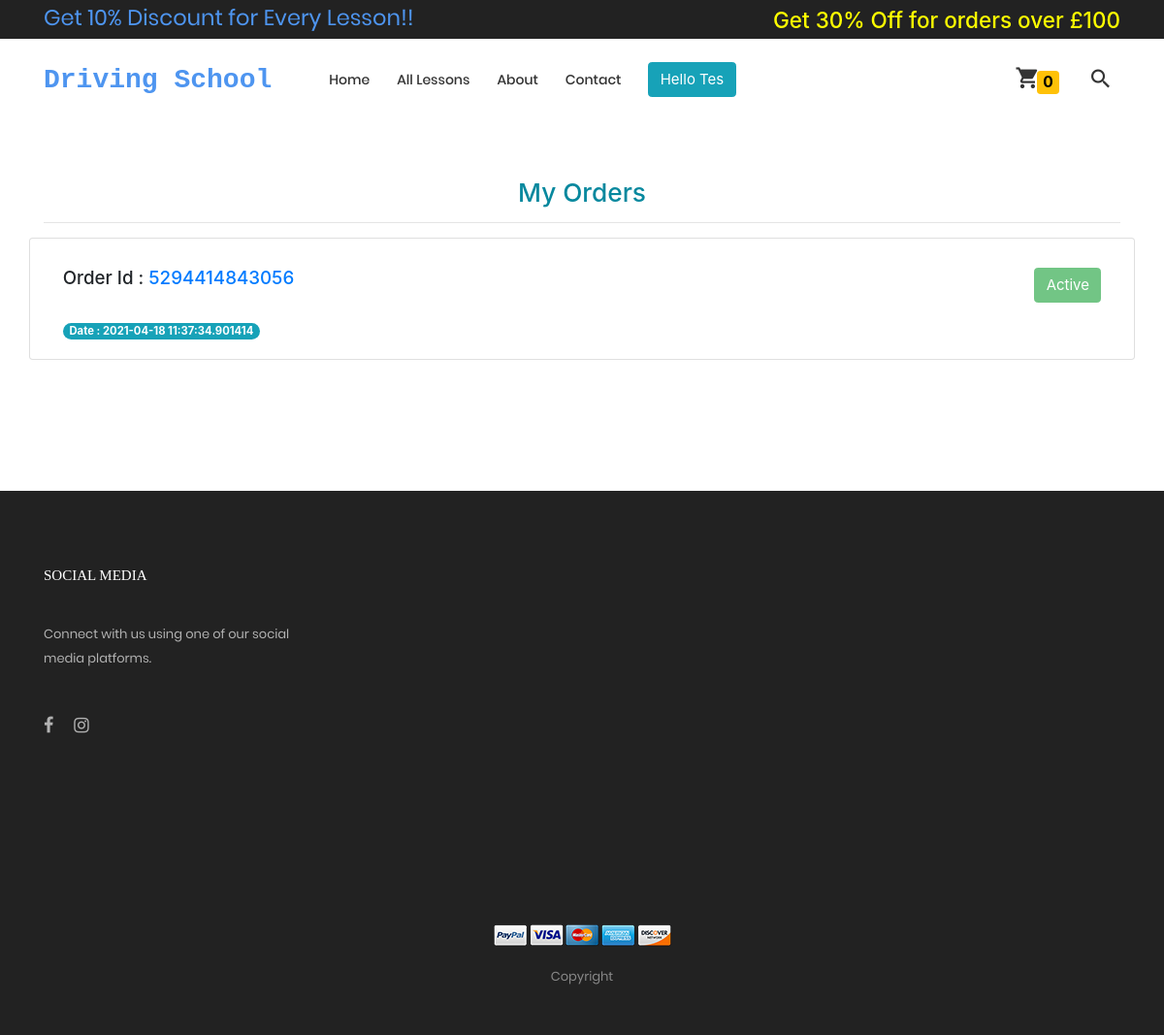
Page /order/my_orders (signed in) on the earlier database version.
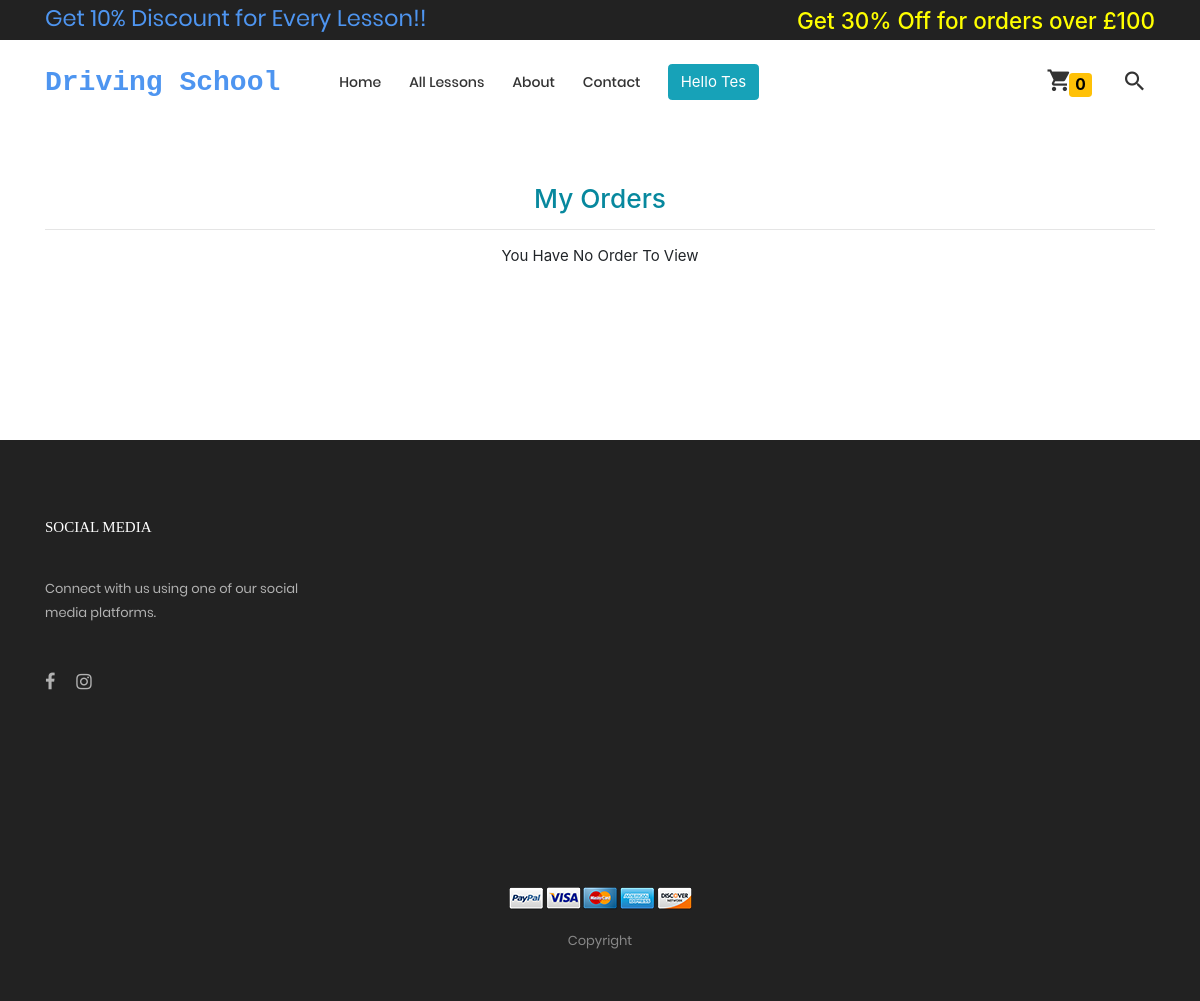
Same page on the later database version.
### order/models.py (models this page shows, shortened)
class Order(models.Model):
    user = models.ForeignKey(User, on_delete=models.CASCADE)
    Lesson = models.ForeignKey(
        products,
        on_delete=models.CASCADE,
        blank=True,
        null=True
    )
    Instructor = models.ForeignKey(
        instructor_information,
        on_delete=models.CASCADE,
        blank=True, null=True
    )
    order_id = models.CharField(max_length=1000)
    Lesson_price = models.CharField(max_length=1000)
    first_name = models.CharField(max_length=1000)
    last_name = models.CharField(max_length=1000)
    email = models.CharField(max_length=1000)
    phone = models.CharField(max_length=100)
    address = models.CharField(max_length=1000)
    zip = models.CharField(max_length=1000)
    ordered = models.BooleanField(default=False)
    instructor_cancel_order = models.BooleanField(default=False)
    customer_cancel_order = models.BooleanField(default=False)
    order_date = models.CharField(max_length=1000)

### order/views.py (the view)
# urls.py: path('my_orders', views.my_orders, name='my_orders'),  # My orders
def my_orders(request):
    user = request.user
    get_all_order = Order.objects.filter(user=user, ordered=True)
    context = {'get_all_order': get_all_order}
    return render(request, 'my_order.html', context)

### templates/my_order.html (shortened to what this page needs)
{% extends 'base.html' %}
{% block body %}
<div class="container">
	<h3>
		<p class="text-center" style="color:#07889E;">My Orders</p>
	</h3>
	<hr>
</div>
{% if get_all_order %}
{% for k in get_all_order %}
<div class="card container">
	<div class="card-body">
		{% if k.customer_cancel_order %}
		<button type="button" class="btn btn-danger float-right" data-toggle="modal" data-target="#exampleModal"
			disabled>
			You Cancelled
		</button>
		{% elif k.instructor_cancel_order %}
		<button type="button" class="btn btn-danger float-right" disabled>
			Instructor Cancelled
		</button>
		{% else %}
		<button type="button" class="btn btn-success float-right" disabled>
			Active
		</button>
		{% endif %}
		<h5>Order Id : <a href="{% url 'my_order_details' k.id %}">{{k.order_id}}</a> </h5>
		<span class="badge badge-info badge-pill">
			<h7>Date : {{k.order_date}}</h7>
		</span>
	</div>
</div>
<br />
{% endfor %}
{% else %}
<p class="text-center">You Have No Order To View</p>
{% endif %}
{% endblock %}

### templates/base.html (shortened to what this page needs)
{% load static %}
<!DOCTYPE html>
<html lang="en">
<head>
	<link rel="stylesheet" type="text/css" href="{% static 'webapp1/vendor/bootstrap/css/bootstrap.min.css' %}">
	<link rel="stylesheet" type="text/css"
		href="{% static 'webapp1/fonts/font-awesome-4.7.0/css/font-awesome.min.css' %}">
	<link rel="stylesheet" type="text/css"
		href="{% static 'webapp1/fonts/iconic/css/material-design-iconic-font.min.css' %}">
	<link rel="stylesheet" type="text/css" href="{% static 'webapp1/fonts/linearicons-v1.0.0/icon-font.min.css' %}">
	<link rel="stylesheet" type="text/css" href="{% static 'webapp1/vendor/animate/animate.css' %}">
	<link rel="stylesheet" type="text/css" href="{% static 'webapp1/vendor/css-hamburgers/hamburgers.min.css' %}">
	<link rel="stylesheet" type="text/css" href="{% static 'webapp1/vendor/animsition/css/animsition.min.css' %}">
	<link rel="stylesheet" type="text/css" href="{% static 'webapp1/vendor/select2/select2.min.css' %}">
	<link rel="stylesheet" type="text/css" href="{% static 'webapp1/vendor/daterangepicker/daterangepicker.css' %}">
	<link rel="stylesheet" type="text/css" href="{% static 'webapp1/vendor/slick/slick.css' %}">
	<link rel="stylesheet" type="text/css" href="{% static 'webapp1/vendor/MagnificPopup/magnific-popup.css' %}">
	<link rel="stylesheet" type="text/css" href="{% static 'webapp1/vendor/perfect-scrollbar/perfect-scrollbar.css' %}">
	<link rel="stylesheet" type="text/css" href="{% static 'webapp1/css/util.css' %}">
	<link rel="stylesheet" type="text/css" href="{% static 'webapp1/css/main.css' %}">
	<link rel="stylesheet" href="https://stackpath.bootstrapcdn.com/bootstrap/4.3.1/css/bootstrap.min.css"
>
</head>
<body class="animsition">
	<header>
		<div class="container-menu-desktop">
			<div class="top-bar">
				<div class="content-topbar flex-sb-m h-full container">
					<div class="left-top-bar">
						<h4 class="mt-1" style="color:#4E95F0;">Get 10% Discount for Every Lesson!!</h4>
					</div>
					<div class="right-top-bar">
						<h4 class="mt-2" style="color:yellow;">Get 30% Off for orders over £100</h4>
					</div>
				</div>
			</div>
			<div class="wrap-menu-desktop">
				<nav class="limiter-menu-desktop ml-5 mr-5">
					<div id="logo" style="padding:10px 0">
						<a href="/">
							<h5 class="ltext-101 cl2 p-t-40 p-b-30 pr-5"
								style="font-family:courier,arial,helvetica; color:#4E95F0;"><b>Driving School</b>
							</h5>
						</a>
					</div>
					<div class="menu-desktop">
						<ul class="main-menu">
							<li class="{% block index %}{% endblock %}">
								<a href="{% url 'index' %}">Home</a>
							</li>
							<li class="{% block all_lessons %}{% endblock %}">
								<a href="{% url 'all_lessons' %}">All Lessons</a>
							</li>
							<li class="{% block about %}{% endblock %}">
								<a href="{% url 'about' %}">About</a>
							</li>
							<li class="{% block contact %}{% endblock %}">
								<a href="{% url 'contact' %}">Contact</a>
							</li>
							{% if user.is_authenticated %}
							<li>
								<div>
									<a class="btn btn-info" href="#">Hello {{user.first_name}}</a>
								</div>
							</li>
							{% endif %}
						</ul>
					</div>
					<div class="wrap-icon-header flex-w flex-r-m">
						<div class="icon-header-item cl2 hov-cl1 trans-04 p-l-22 p-r-11 js-show-cart" data-notify="">
							<i class="zmdi zmdi-shopping-cart"></i><small><span class="badge badge-warning"
									style="color:black;"><span id="product_cart">0</span></span></small>
						</div>
						<div class="icon-header-item cl2 hov-cl1 trans-04 p-l-22 p-r-11 js-show-modal-search">
							<i class="zmdi zmdi-search"></i>
						</div>
					</div>
				</nav>
			</div>
		</div>
	</header>
	<br>
	<br>
	<br>
	{% block body %}{% endblock %}
	<footer class="bg3 p-t-75 p-b-32">
		<div class="container">
			<div class="row">
				<div class="col-sm-6 col-lg-3 p-b-50">
					<h4 class="stext-301 cl0 p-b-30">
						Social Media
					</h4>
					<p class="stext-107 cl7 size-201">
						Connect with us using one of our social media platforms.
					</p>
					<div class="p-t-27">
						<a href="#" class="fs-18 cl7 hov-cl1 trans-04 m-r-16">
							<i class="fa fa-facebook"></i>
						</a>
						<a href="#" class="fs-18 cl7 hov-cl1 trans-04 m-r-16">
							<i class="fa fa-instagram"></i>
						</a>
					</div>
					<div class="col-sm-6 col-lg-3 p-b-50"></div>
					<div class="col-sm-6 col-lg-3 p-b-50"></div>
				</div>
			</div>
			<div class="p-t-40">
				<div class="flex-c-m flex-w p-b-18">
					<a href="#" class="m-all-1">
						<img src="{% static 'webapp1/' %}images/icons/icon-pay-01.png" alt="ICON-PAY">
					</a>
					<a href="#" class="m-all-1">
						<img src="{% static 'webapp1/' %}images/icons/icon-pay-02.png" alt="ICON-PAY">
					</a>
					<a href="#" class="m-all-1">
						<img src="{% static 'webapp1/' %}images/icons/icon-pay-03.png" alt="ICON-PAY">
					</a>
					<a href="#" class="m-all-1">
						<img src="{% static 'webapp1/' %}images/icons/icon-pay-04.png" alt="ICON-PAY">
					</a>
					<a href="#" class="m-all-1">
						<img src="{% static 'webapp1/' %}images/icons/icon-pay-05.png" alt="ICON-PAY">
					</a>
				</div>
				<p class="stext-107 cl6 txt-center">
					Copyright
				</p>
			</div>
		</div>
	</footer>
</body>
</html>

### static/webapp1/css/main.css (style rules this page uses)
.container { max-width: 1380px; }
@media (max-width: 1600px) { .container { max-width: 1200px; } }
.container-menu-desktop { height: auto; width: 100%; position: relative; -webkit-transition: all 0.3s; -o-transition: all 0.3s; -moz-transition: all 0.3s; transition: all 0.3s; }
.top-bar { height: 40px; background-color: #222; }
.left-top-bar { font-family: Poppins-Regular; font-size: 12px; line-height: 1.8; color: #b2b2b2; }
.wrap-menu-desktop { position: fixed; z-index: 1100; background-color: transparent; width: 100%; height: 84px; top: 40px; left: 0px; -webkit-transition: height 0.3s, background-color 0.3s; -o-transition: height 0.3s, background-color 0.3s; -moz-transition: height 0.3s, background-color 0.3s; transition: height 0.3s, background-color 0.3s; }
.limiter-menu-desktop { height: 100%; display: -webkit-box; display: -webkit-flex; display: -moz-box; display: -ms-flexbox; display: flex; align-items: center; background-color: transparent; }
.menu-desktop { display: -webkit-box; display: -webkit-flex; display: -moz-box; display: -ms-flexbox; display: flex; align-items: center; height: 100%; }
.main-menu { list-style-type: none; margin: 0; display: -webkit-box; display: -webkit-flex; display: -moz-box; display: -ms-flexbox; display: flex; align-items: center; }
.main-menu > li { display: block; position: relative; padding: 20px 10px 20px 0px; margin: 0px 4px 0px 14px; }
.main-menu > li > a { font-family: Poppins-Medium; font-size: 14px; color: #333; padding: 5px 0px; transition: all 0.4s; -webkit-transition: all 0.4s; -o-transition: all 0.4s; -moz-transition: all 0.4s; }
.wrap-icon-header { flex-grow: 1; }
.icon-header-item { position: relative; font-size: 26px; line-height: 1; cursor: pointer; }
.cl0 { color: #fff; }
.cl2 { color: #333; }
.cl6 { color: #888; }
.cl7 { color: #b2b2b2; }
.stext-107 { font-family: Poppins-Regular; font-size: 13px; line-height: 1.923; }
.stext-301 { font-family: Montserrat-Bold; font-size: 15px; line-height: 1.6; text-transform: uppercase; }
.ltext-101 { font-family: Poppins-Regular; font-size: 28px; line-height: 1.2857; }
.size-201 { max-width: 270px; }
.bg3 { background-color: #222; }

Differences in the rows shown:
removed Order: customer_cancel_order "Active", order_id "5294414843056", order_date "2021-04-18 11:37:34.901414"
Other differences:
text now shown: "You Have No Order To View"
